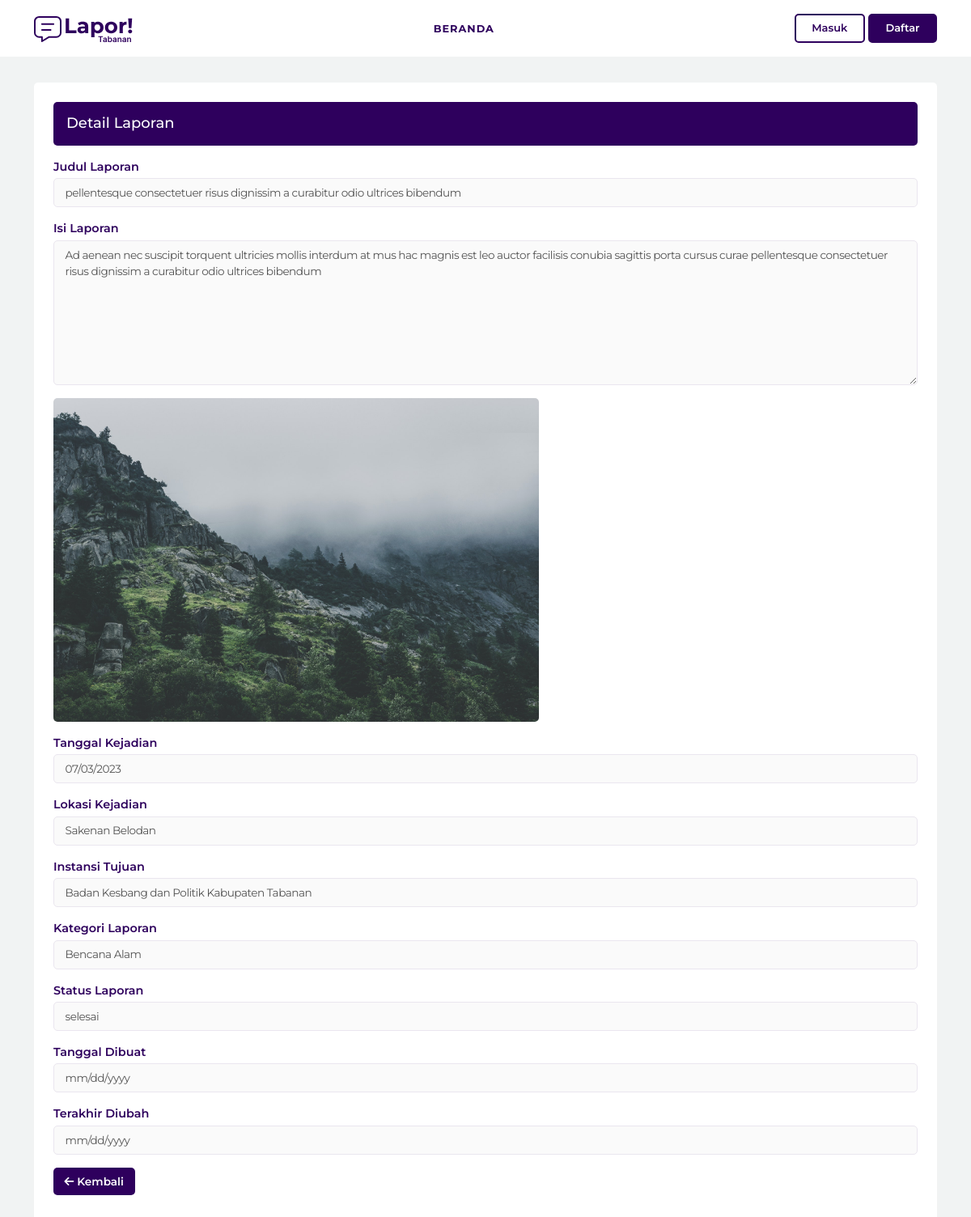
The app's page /aduan-detail.php?aduan_id=11 with its own data.
### tables this page shows
CREATE TABLE `laporan` (
  `id_laporan` tinyint(4) NOT NULL,
  `judul` varchar(300) NOT NULL,
  `isi` varchar(500) NOT NULL,
  `gambar` int(4) NOT NULL,
  `tanggal` varchar(50) NOT NULL,
  `lokasi` varchar(100) NOT NULL,
  `id_users` tinyint(4) NOT NULL,
  `id_instansi` tinyint(4) NOT NULL,
  `id_kategori` tinyint(4) NOT NULL,
  `status` varchar(50) NOT NULL,
  `tanggal_dibuat` varchar(50) NOT NULL,
  `tanggal_diubah` varchar(50) NOT NULL
);

CREATE TABLE `instansi` (
  `id` tinyint(4) NOT NULL,
  `nama_instansi` varchar(200) NOT NULL,
  `tingkat_instansi` varchar(100) NOT NULL,
  `username` varchar(100) NOT NULL,
  `password` varchar(500) NOT NULL
);

CREATE TABLE `kategori` (
  `id` tinyint(4) NOT NULL,
  `nama_kategori` varchar(100) NOT NULL
);

### aduan-detail.php (the view)
<?php include 'header.php'; ?>
<?php
$id_laporan = $_GET['aduan_id'];
$sql_select_aduan = mysqli_query( $koneksi, "SELECT * FROM laporan INNER JOIN instansi ON laporan.id_instansi = instansi.id INNER JOIN kategori ON laporan.id_kategori = kategori.id WHERE laporan.id_laporan = '$id_laporan' " );
$row_aduan = mysqli_fetch_assoc( $sql_select_aduan );
?>
<section class="aduan-form-wrapper">
	<div class="container">
		<div class="aduan-form-container">
			<div class="aduan-form-heading">
				<h3>Detail Laporan</h3>
			</div>
			<div class="aduan-form">
				<div class="aduan-form-group">
					<label for="">Judul Laporan</label>
					<input type="text" name="judul" value="<?php echo $row_aduan['judul']; ?>" disabled>
				</div>
				<div class="aduan-form-group">
					<label for="">Isi Laporan</label>
					<textarea name="isi" cols="30" rows="8" disabled><?php echo $row_aduan['isi']; ?></textarea>
				</div>
				<div class="aduan-detail-image">
					<?php if ( $row_aduan['gambar'] == 1 ) { ?>
					<img src="assets/image/<?php echo $row_aduan['id_laporan']; ?>.jpg">
					<?php } else { ?>
					<span><b><small>Tidak ada gambar</small></b></span>
					<?php } ?>
				</div>
				<div class="aduan-form-group">
					<label for="">Tanggal Kejadian</label>
					<input type="date" name="tanggal" value="<?php echo $row_aduan['tanggal']; ?>" disabled>
				</div>
				<div class="aduan-form-group">
					<label for="">Lokasi Kejadian</label>
					<input type="text" name="lokasi" value="<?php echo $row_aduan['lokasi']; ?>" disabled>
				</div>
				<div class="aduan-form-group">
					<label for="">Instansi Tujuan</label>
					<input type="text" name="lokasi" value="<?php echo $row_aduan['nama_instansi']; ?>" disabled>
				</div>
				<div class="aduan-form-group">
					<label for="">Kategori Laporan</label>
					<input type="text" name="lokasi" value="<?php echo $row_aduan['nama_kategori']; ?>" disabled>
				</div>
				<div class="aduan-form-group">
					<label for="">Status Laporan</label>
					<input type="text" name="lokasi" value="<?php echo $row_aduan['status']; ?>" disabled>
				</div>
				<div class="aduan-form-group">
					<label for="">Tanggal Dibuat</label>
					<input type="date" name="lokasi" value="<?php echo $row_aduan['tanggal_dibuat']; ?>" disabled>
				</div>
				<div class="aduan-form-group">
					<label for="">Terakhir Diubah</label>
					<input type="date" name="lokasi" value="<?php echo $row_aduan['tanggal_diubah']; ?>" disabled>
				</div>
				<div class="aduan-form-group">
					<a class="button-link" href="index.php"><i class="fa-solid fa-arrow-left"></i> Kembali</a>
				</div>
			</div>
		</div>
	</div>
</section>
<?php include 'footer.php'; ?>

### assets/css/style.css (style rules this page uses)
:root { --font-family: 'Montserrat', sans-serif; --body-bg: #f1f3f3; --bg: #fff; --bg-dark: #2e005d; --text: #2e005d; --text-gray: ; --text-white: #fff; --text-light: ; --border: #eae6ef; --border-dark: #2e005d; --primary: #2e005d; --secondary: ; --link: ; --link-hover: ; }
body { font-family: var(--font-family); background: var(--body-bg); color: var(--text); }
a { text-decoration: none; color: inherit; }
.aduan-form-wrapper { margin-top: 2em; }
.aduan-form-container { background: var(--bg); padding: 1.5em; border-radius: 5px; }
.aduan-form-heading { background: var(--bg-dark); color: var(--text-white); padding: 1em; border-radius: 5px; margin-bottom: 1em; }
.aduan-form-heading h3 { margin: 0; font-size: large; }
.aduan-form-group { margin-bottom: 1em; }
.aduan-form-group label { display: block; font-size: .9rem; font-weight: 600; margin-bottom: .2em; }
.aduan-form-group input, .aduan-form-group textarea, .aduan-form-group select { display: block; padding: .5em 1em; border: 1px solid var(--border); border-radius: 5px; width: 100%; font-size: .85rem; letter-spacing: -0.5px; }
.aduan-form-group button, .aduan-form-group a.button-link { display: inline-block; padding: .5em 1em; border-radius: 5px; background: var(--bg-dark); color: var(--text-white); border: none; outline: none; font-family: inherit; font-weight: 600; font-size: .85rem; }
.aduan-detail-image { margin-bottom: 1em; }
.aduan-detail-image img { max-width: 600px; height: auto; object-fit: cover; border-radius: 5px; }

### records on screen
laporan: judul "pellentesque consectetuer risus dignissim a curabitur odio ultrices bibendum", isi "Ad aenean nec suscipit torquent ultricies mollis interdum at mus hac magnis est leo auctor facilisis conubia sagittis porta cursus curae pellentesque consectetuer risus dignissim a curabitur odio ultrices bibendum", tanggal "07/03/2023", lokasi "Sakenan Belodan", lokasi "Badan Kesbang dan Politik Kabupaten Tabanan", lokasi "Bencana Alam", lokasi "selesai"
